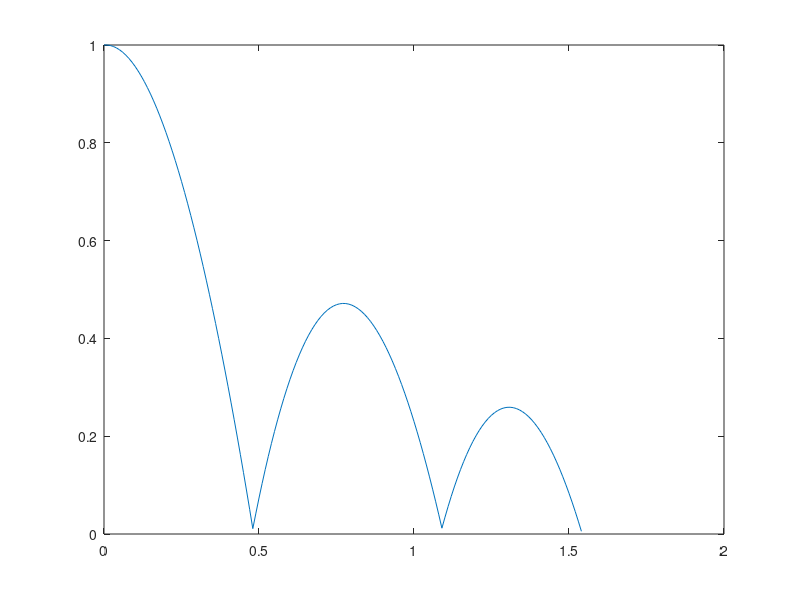

This chart was generated by the following MATLAB code:
function [t,h]=ball3stokes
%
% Problem 3.2 Trajectory of the ball dropping and bouncing
%             until the ball hits 3 times on the ground
%             with drag force of Stokes' drag
%

% Define constants
g=9.81;     % gravity (m/sec^2)
dt=0.01;  % time step[temporal resolution] (sec)
H=1;        % initial height when ball start dropping
COR=0.8;    % coefficient of restitution
b=0.8;      % constant for acceleration induced by stokes' drag (1/sec)

% Initialize numerical simulation variables
t=[];       % time (sec)
h=[];       % height of the ball (m)
v=[];       % velocity of the ball (m/sec)

% Assign initial conditions
t(1)=0;         % t0=0
h(1)=H;         % h(t0=0)=H=1m
v(1)=0;         % v(t0=0)=0 (no initial velocity) 
a(1)=-g-b*v(1);  % a(t0=0)=-g-bv(t0=0)

% set index number i to 1 (initial condition for i=1)
i=1;

% repeat calculating velocity and height of the ball
% until the ball hits 3 times on the ground

for nbounce=1:3
    % if current height h(i) has negative number, terminate 'while' loop
    % (it does not physically make sense.)
    while h(i)>=0 
        % calculate time for given index number
        t(i+1)=t(i)+dt;
        % calculate acceleration of the ball at given time t(i+1) 
        a(i+1)=-g-b*v(i);
        % calculate velocity of the ball at given time t(i+1) 
        v(i+1)=v(i)+a(i)*dt;
        % calculate height of the ball at given time t(i+1) 
        h(i+1)=h(i)+v(i)*dt;
        % index 'i' increases by 1 to calculate next height
        i=i+1;    
    end
    % delete current height related values and
    % go back to the last height by decreasing i by 1
    % (The last position where the ball is above the ground)
    t(i)=[]; v(i)=[]; h(i)=[];
    i=i-1;
    % Assume that the ball bounces slightly above the ground,
    % the initial velocity of the ball after bouncing is calculated with
    % the final velocity of the ball before bouncing
    % and coefficient of restitution
    v(i)=-COR*v(i);
    % go back to calculate next height
    % with new condition after the ball bouncing.
end
plot(t,h)